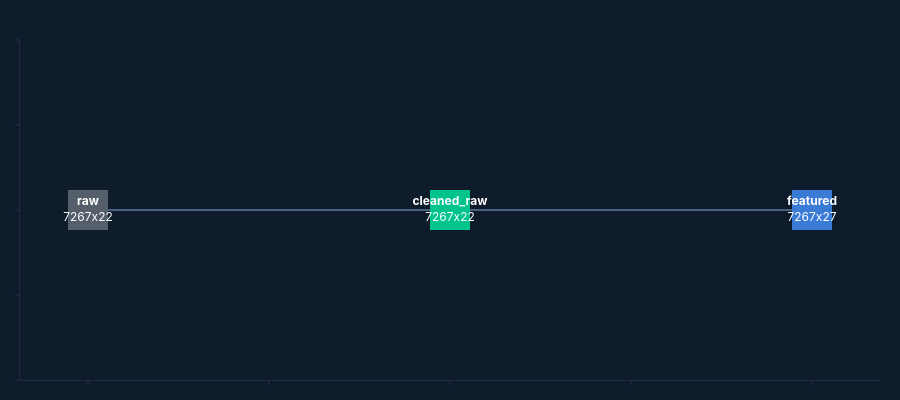

The notebook cell this image was saved under:
### Code cell
# Persist to local warehouse and inspect lineage
g.warehouse.persist(str(WAREHOUSE))
print(f"Warehouse persisted → {WAREHOUSE}")

display(g.frames_summary())
g.visualize()

### Figure 1 — Plotly figure (JSON) as saved in the notebook; plotly's stock layout.template omitted (floating-point values rounded to 4 significant figures)
{"data": [{"hoverinfo": "none", "line": {"color": "#4A6080", "width": 2}, "mode": "lines", "showlegend": false, "type": "scatter", "x": [0, 1, null], "y": [0, 0, null]}, {"hoverinfo": "none", "line": {"color": "#4A6080", "width": 2}, "mode": "lines", "showlegend": false, "type": "scatter", "x": [1, 2, null], "y": [0, 0, null]}, {"hoverinfo": "text", "hovertext": ["<b>raw</b><br>shape: 7267x22<br>parent: root<br>source: internal", "<b>cleaned_raw</b><br>shape: 7267x22<br>parent: raw<br>source: pipe<br>rows_diff: +0", "<b>featured</b><br>shape: 7267x27<br>parent: cleaned_raw<br>source: pipe<br>rows_diff: +0<br>cols_added: 5"], "marker": {"color": ["#555E6B", "#00C48C", "#3A7BD5"], "size": 40, "symbol": "square"}, "mode": "markers+text", "showlegend": false, "text": ["<b>raw</b><br>7267x22", "<b>cleaned_raw</b><br>7267x22", "<b>featured</b><br>7267x27"], "textposition": "middle center", "type": "scatter", "x": [0, 1, 2], "y": [0, 0, 0]}], "layout": {"font": {"color": "#FFFFFF"}, "height": 400, "margin": {"b": 20, "l": 20, "r": 20, "t": 40}, "paper_bgcolor": "#0D1B2A", "plot_bgcolor": "#0D1B2A", "xaxis": {"showgrid": false, "showticklabels": false, "zeroline": false}, "yaxis": {"showgrid": false, "showticklabels": false, "zeroline": false}}}
